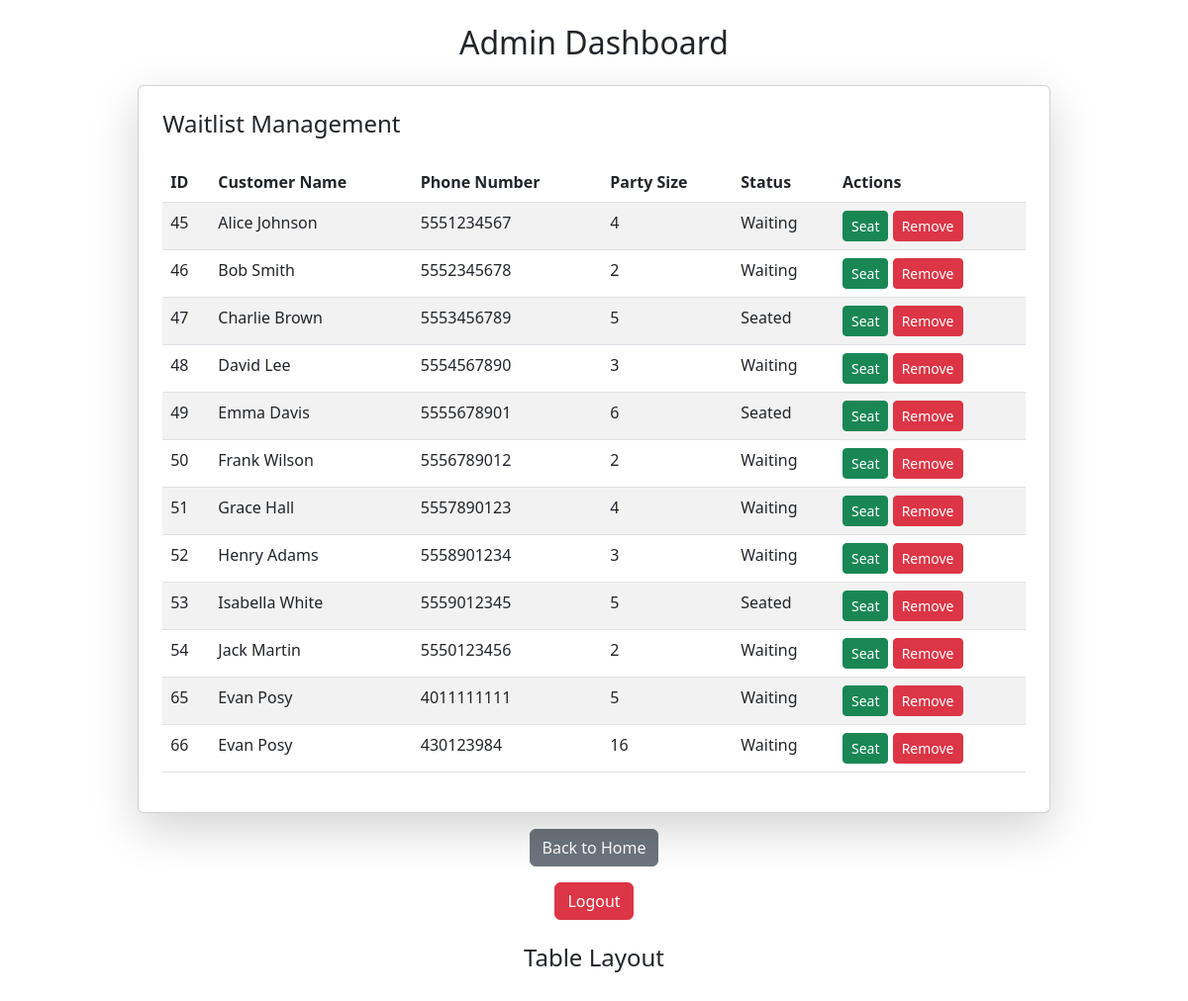
The page /admin_dashboard.php on the database its author committed.
### tables this page shows
CREATE TABLE `waitlist` (
  `waitlist_id` int(11) NOT NULL,
  `customer_id` int(11) NOT NULL,
  `restaurant_id` int(11) NOT NULL DEFAULT '1',
  `party_size` int(11) NOT NULL,
  `status` enum('waiting','seated','removed') DEFAULT NULL,
  `estimated_wait_time` int(11) DEFAULT NULL,
  `waitlist_type` enum('walk-in','reservation') NOT NULL,
  `created_at` timestamp NOT NULL DEFAULT CURRENT_TIMESTAMP,
  `arrival_time` timestamp NOT NULL DEFAULT CURRENT_TIMESTAMP,
  `reservation_time` time DEFAULT NULL
);

CREATE TABLE `customers` (
  `customer_id` int(11) NOT NULL,
  `name` varchar(100) NOT NULL,
  `phone_number` varchar(15) DEFAULT NULL,
  `email` varchar(100) DEFAULT NULL
);

### admin_dashboard.php (the view, shortened to what this page needs)
<?php
include 'db.php';
$sql = "SELECT waitlist.waitlist_id, customers.name, customers.phone_number, waitlist.party_size, waitlist.status
        FROM waitlist
        INNER JOIN customers ON waitlist.customer_id = customers.customer_id
        ORDER BY waitlist.waitlist_id ASC";
$result = $conn->query($sql);
$waitlist = [];
if ($result) {
    while ($row = $result->fetch_assoc()) {
        $waitlist[] = $row;
    }
} else {
    die(" Database query error: " . $conn->error);
}
?>
<!DOCTYPE html>
<html lang="en">
<head>
    <link href="https://cdn.jsdelivr.net/npm/bootstrap@5.3.0/dist/css/bootstrap.min.css" rel="stylesheet">
</head>
<body class="d-flex flex-column align-items-center p-4">
    <h2 class="mb-4">Admin Dashboard</h2>
    <div class="card p-4 shadow-lg" style="width: 80%;">
        <h4>Waitlist Management</h4>
        <table class="table table-striped mt-3">
            <thead>
                <tr>
                    <th>ID</th>
                    <th>Customer Name</th>
                    <th>Phone Number</th>
                    <th>Party Size</th>
                    <th>Status</th>
                    <th>Actions</th>
                </tr>
            </thead>
            <tbody>
                <?php foreach ($waitlist as $entry): ?>
                <tr>
                    <td><?php echo htmlspecialchars($entry['waitlist_id']); ?></td>
                    <td><?php echo htmlspecialchars($entry['name']); ?></td>
                    <td><?php echo htmlspecialchars($entry['phone_number']); ?></td>
                    <td><?php echo htmlspecialchars($entry['party_size']); ?></td>
                    <td id="status-<?php echo $entry['waitlist_id']; ?>"><?php echo ucfirst(htmlspecialchars($entry['status'])); ?></td>
                    <td>
                        <button onclick="updateStatus(<?php echo $entry['waitlist_id']; ?>, 'Seated')" class="btn btn-success btn-sm">Seat</button>
                        <button onclick="updateStatus(<?php echo $entry['waitlist_id']; ?>, 'Removed')" class="btn btn-danger btn-sm">Remove</button>
                    </td>
                </tr>
                <?php endforeach; ?>
            </tbody>
        </table>
    </div>
    <a href="index.html" class="btn btn-secondary mt-3">Back to Home</a>
    <a href="logout.php" class="btn btn-danger mt-3">Logout</a>
    <h4 class="mt-4">Table Layout</h4>
</body>
</html>

### rows shown on the page
waitlist: waitlist_id "45", customer.name "Alice Johnson", customer.phone_number "5551234567", party_size "4", status "Waiting"
waitlist: waitlist_id "46", customer.name "Bob Smith", customer.phone_number "5552345678", party_size "2", status "Waiting"
waitlist: waitlist_id "47", customer.name "Charlie Brown", customer.phone_number "5553456789", party_size "5", status "Seated"
waitlist: waitlist_id "48", customer.name "David Lee", customer.phone_number "5554567890", party_size "3", status "Waiting"
waitlist: waitlist_id "49", customer.name "Emma Davis", customer.phone_number "5555678901", party_size "6", status "Seated"
waitlist: waitlist_id "50", customer.name "Frank Wilson", customer.phone_number "5556789012", party_size "2", status "Waiting"
waitlist: waitlist_id "51", customer.name "Grace Hall", customer.phone_number "5557890123", party_size "4", status "Waiting"
waitlist: waitlist_id "52", customer.name "Henry Adams", customer.phone_number "5558901234", party_size "3", status "Waiting"
waitlist: waitlist_id "53", customer.name "Isabella White", customer.phone_number "5559012345", party_size "5", status "Seated"
waitlist: waitlist_id "54", customer.name "Jack Martin", customer.phone_number "5550123456", party_size "2", status "Waiting"
waitlist: waitlist_id "65", customer.name "Evan Posy", customer.phone_number "4011111111", party_size "5", status "Waiting"
waitlist: waitlist_id "66", customer.name "Evan Posy", customer.phone_number "430123984", party_size "16", status "Waiting"
